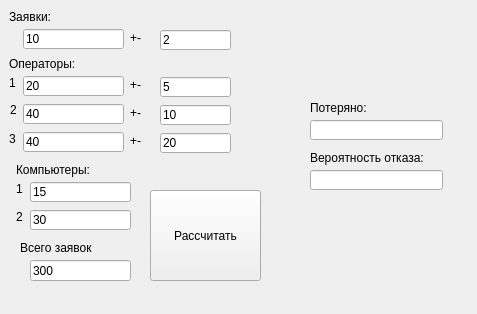
<?xml version="1.0" encoding="UTF-8"?>
<ui version="4.0">
 <class>Form</class>
 <widget class="QWidget" name="Form">
  <property name="geometry">
   <rect>
    <x>0</x>
    <y>0</y>
    <width>477</width>
    <height>314</height>
   </rect>
  </property>
  <property name="sizePolicy">
   <sizepolicy hsizetype="Preferred" vsizetype="Preferred">
    <horstretch>0</horstretch>
    <verstretch>0</verstretch>
   </sizepolicy>
  </property>
  <property name="windowTitle">
   <string>5</string>
  </property>
  <widget class="QLabel" name="label_op1">
   <property name="geometry">
    <rect>
     <x>10</x>
     <y>100</y>
     <width>20</width>
     <height>20</height>
    </rect>
   </property>
   <property name="text">
    <string>2</string>
   </property>
  </widget>
  <widget class="QLabel" name="label_op0">
   <property name="geometry">
    <rect>
     <x>9</x>
     <y>75</y>
     <width>16</width>
     <height>16</height>
    </rect>
   </property>
   <property name="text">
    <string>1</string>
   </property>
  </widget>
  <widget class="QLabel" name="label_comp_title">
   <property name="geometry">
    <rect>
     <x>16</x>
     <y>162</y>
     <width>147</width>
     <height>16</height>
    </rect>
   </property>
   <property name="text">
    <string>Компьютеры:</string>
   </property>
  </widget>
  <widget class="QLabel" name="label_comp0">
   <property name="geometry">
    <rect>
     <x>16</x>
     <y>181</y>
     <width>16</width>
     <height>16</height>
    </rect>
   </property>
   <property name="text">
    <string>1</string>
   </property>
  </widget>
  <widget class="QLabel" name="label_op2">
   <property name="geometry">
    <rect>
     <x>9</x>
     <y>131</y>
     <width>16</width>
     <height>16</height>
    </rect>
   </property>
   <property name="text">
    <string>3</string>
   </property>
  </widget>
  <widget class="QLabel" name="label_comp1">
   <property name="geometry">
    <rect>
     <x>16</x>
     <y>209</y>
     <width>16</width>
     <height>16</height>
    </rect>
   </property>
   <property name="text">
    <string>2</string>
   </property>
  </widget>
  <widget class="QLabel" name="label_lost_clients_title">
   <property name="geometry">
    <rect>
     <x>310</x>
     <y>150</y>
     <width>141</width>
     <height>16</height>
    </rect>
   </property>
   <property name="text">
    <string>Вероятность отказа:</string>
   </property>
  </widget>
  <widget class="QLabel" name="label_clients_title">
   <property name="geometry">
    <rect>
     <x>9</x>
     <y>9</y>
     <width>131</width>
     <height>16</height>
    </rect>
   </property>
   <property name="text">
    <string>Заявки:</string>
   </property>
  </widget>
  <widget class="QLabel" name="label_op_title">
   <property name="geometry">
    <rect>
     <x>9</x>
     <y>56</y>
     <width>138</width>
     <height>16</height>
    </rect>
   </property>
   <property name="text">
    <string>Операторы:</string>
   </property>
  </widget>
  <widget class="QPushButton" name="pushButton_model">
   <property name="geometry">
    <rect>
     <x>150</x>
     <y>190</y>
     <width>111</width>
     <height>91</height>
    </rect>
   </property>
   <property name="text">
    <string>Рассчитать</string>
   </property>
  </widget>
  <widget class="QLineEdit" name="le_lost_clients">
   <property name="geometry">
    <rect>
     <x>310</x>
     <y>170</y>
     <width>133</width>
     <height>20</height>
    </rect>
   </property>
   <property name="readOnly">
    <bool>true</bool>
   </property>
  </widget>
  <widget class="QLineEdit" name="le_op1_m">
   <property name="geometry">
    <rect>
     <x>23</x>
     <y>104</y>
     <width>101</width>
     <height>20</height>
    </rect>
   </property>
   <property name="text">
    <string>40</string>
   </property>
  </widget>
  <widget class="QLabel" name="label_op1_pm">
   <property name="geometry">
    <rect>
     <x>130</x>
     <y>105</y>
     <width>24</width>
     <height>16</height>
    </rect>
   </property>
   <property name="text">
    <string>+-</string>
   </property>
  </widget>
  <widget class="QLineEdit" name="le_op1_d">
   <property name="geometry">
    <rect>
     <x>160</x>
     <y>105</y>
     <width>71</width>
     <height>20</height>
    </rect>
   </property>
   <property name="text">
    <string>10</string>
   </property>
  </widget>
  <widget class="QLabel" name="label_op2_pm">
   <property name="geometry">
    <rect>
     <x>130</x>
     <y>133</y>
     <width>24</width>
     <height>16</height>
    </rect>
   </property>
   <property name="text">
    <string>+-</string>
   </property>
  </widget>
  <widget class="QLineEdit" name="le_op2_d">
   <property name="geometry">
    <rect>
     <x>160</x>
     <y>133</y>
     <width>71</width>
     <height>20</height>
    </rect>
   </property>
   <property name="text">
    <string>20</string>
   </property>
  </widget>
  <widget class="QLineEdit" name="le_op2_m">
   <property name="geometry">
    <rect>
     <x>23</x>
     <y>132</y>
     <width>101</width>
     <height>20</height>
    </rect>
   </property>
   <property name="text">
    <string>40</string>
   </property>
  </widget>
  <widget class="QLabel" name="label_client_pm">
   <property name="geometry">
    <rect>
     <x>130</x>
     <y>30</y>
     <width>24</width>
     <height>16</height>
    </rect>
   </property>
   <property name="text">
    <string>+-</string>
   </property>
  </widget>
  <widget class="QLineEdit" name="le_client_m">
   <property name="geometry">
    <rect>
     <x>23</x>
     <y>29</y>
     <width>101</width>
     <height>20</height>
    </rect>
   </property>
   <property name="text">
    <string>10</string>
   </property>
  </widget>
  <widget class="QLineEdit" name="le_client_d">
   <property name="geometry">
    <rect>
     <x>160</x>
     <y>30</y>
     <width>71</width>
     <height>20</height>
    </rect>
   </property>
   <property name="text">
    <string>2</string>
   </property>
  </widget>
  <widget class="QLineEdit" name="le_op0_m">
   <property name="geometry">
    <rect>
     <x>23</x>
     <y>76</y>
     <width>101</width>
     <height>20</height>
    </rect>
   </property>
   <property name="text">
    <string>20</string>
   </property>
  </widget>
  <widget class="QLabel" name="label_op0_pm">
   <property name="geometry">
    <rect>
     <x>130</x>
     <y>77</y>
     <width>24</width>
     <height>16</height>
    </rect>
   </property>
   <property name="text">
    <string>+-</string>
   </property>
  </widget>
  <widget class="QLineEdit" name="le_op0_d">
   <property name="geometry">
    <rect>
     <x>160</x>
     <y>77</y>
     <width>71</width>
     <height>20</height>
    </rect>
   </property>
   <property name="text">
    <string>5</string>
   </property>
  </widget>
  <widget class="QLabel" name="label_client_count_title">
   <property name="geometry">
    <rect>
     <x>20</x>
     <y>240</y>
     <width>91</width>
     <height>16</height>
    </rect>
   </property>
   <property name="text">
    <string>Всего заявок</string>
   </property>
  </widget>
  <widget class="QLineEdit" name="le_client_count">
   <property name="geometry">
    <rect>
     <x>30</x>
     <y>260</y>
     <width>101</width>
     <height>21</height>
    </rect>
   </property>
   <property name="text">
    <string>300</string>
   </property>
  </widget>
  <widget class="QLineEdit" name="le_comp0_m">
   <property name="geometry">
    <rect>
     <x>30</x>
     <y>182</y>
     <width>101</width>
     <height>20</height>
    </rect>
   </property>
   <property name="text">
    <string>15</string>
   </property>
  </widget>
  <widget class="QLineEdit" name="le_comp1_m">
   <property name="geometry">
    <rect>
     <x>30</x>
     <y>210</y>
     <width>101</width>
     <height>20</height>
    </rect>
   </property>
   <property name="text">
    <string>30</string>
   </property>
  </widget>
  <widget class="QLineEdit" name="lost">
   <property name="geometry">
    <rect>
     <x>310</x>
     <y>120</y>
     <width>133</width>
     <height>20</height>
    </rect>
   </property>
   <property name="text">
    <string/>
   </property>
  </widget>
  <widget class="QLabel" name="label_client_count_title_2">
   <property name="geometry">
    <rect>
     <x>310</x>
     <y>100</y>
     <width>115</width>
     <height>16</height>
    </rect>
   </property>
   <property name="text">
    <string>Потеряно:</string>
   </property>
  </widget>
 </widget>
 <resources/>
 <connections/>
</ui>
